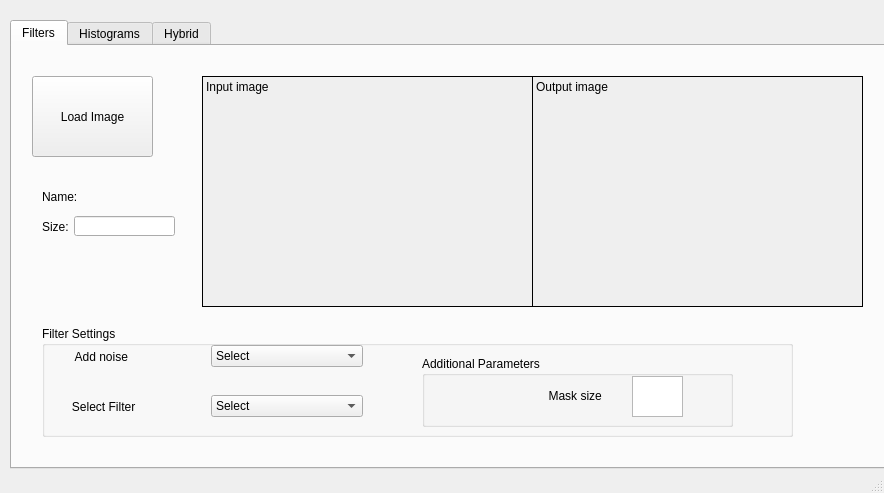
<?xml version="1.0" encoding="UTF-8"?>
<ui version="4.0">
 <class>MainWindow</class>
 <widget class="QMainWindow" name="MainWindow">
  <property name="geometry">
   <rect>
    <x>0</x>
    <y>0</y>
    <width>884</width>
    <height>493</height>
   </rect>
  </property>
  <property name="minimumSize">
   <size>
    <width>800</width>
    <height>0</height>
   </size>
  </property>
  <property name="windowTitle">
   <string>MainWindow</string>
  </property>
  <widget class="QWidget" name="centralwidget">
   <widget class="QTabWidget" name="tabWidget">
    <property name="enabled">
     <bool>true</bool>
    </property>
    <property name="geometry">
     <rect>
      <x>10</x>
      <y>20</y>
      <width>889</width>
      <height>449</height>
     </rect>
    </property>
    <property name="currentIndex">
     <number>0</number>
    </property>
    <widget class="QWidget" name="tab_filters">
     <attribute name="title">
      <string>Filters</string>
     </attribute>
     <widget class="QLabel" name="label_filters_input">
      <property name="geometry">
       <rect>
        <x>190</x>
        <y>30</y>
        <width>331</width>
        <height>231</height>
       </rect>
      </property>
      <property name="autoFillBackground">
       <bool>true</bool>
      </property>
      <property name="frameShape">
       <enum>QFrame::Box</enum>
      </property>
      <property name="text">
       <string>Input image</string>
      </property>
      <property name="scaledContents">
       <bool>true</bool>
      </property>
      <property name="alignment">
       <set>Qt::AlignLeading|Qt::AlignLeft|Qt::AlignTop</set>
      </property>
     </widget>
     <widget class="QLabel" name="label_filters_output">
      <property name="geometry">
       <rect>
        <x>520</x>
        <y>30</y>
        <width>331</width>
        <height>231</height>
       </rect>
      </property>
      <property name="autoFillBackground">
       <bool>true</bool>
      </property>
      <property name="frameShape">
       <enum>QFrame::Box</enum>
      </property>
      <property name="text">
       <string>Output image</string>
      </property>
      <property name="textFormat">
       <enum>Qt::PlainText</enum>
      </property>
      <property name="scaledContents">
       <bool>true</bool>
      </property>
      <property name="alignment">
       <set>Qt::AlignLeading|Qt::AlignLeft|Qt::AlignTop</set>
      </property>
     </widget>
     <widget class="QPushButton" name="pushButton_filters_load">
      <property name="geometry">
       <rect>
        <x>20</x>
        <y>30</y>
        <width>121</width>
        <height>81</height>
       </rect>
      </property>
      <property name="text">
       <string>Load Image</string>
      </property>
     </widget>
     <widget class="QLabel" name="label">
      <property name="geometry">
       <rect>
        <x>30</x>
        <y>140</y>
        <width>111</width>
        <height>21</height>
       </rect>
      </property>
      <property name="text">
       <string>Name:</string>
      </property>
     </widget>
     <widget class="QLabel" name="label_2">
      <property name="geometry">
       <rect>
        <x>30</x>
        <y>170</y>
        <width>71</width>
        <height>21</height>
       </rect>
      </property>
      <property name="text">
       <string>Size:</string>
      </property>
     </widget>
     <widget class="QGroupBox" name="groupBox">
      <property name="geometry">
       <rect>
        <x>30</x>
        <y>280</y>
        <width>751</width>
        <height>111</height>
       </rect>
      </property>
      <property name="title">
       <string>Filter Settings</string>
      </property>
      <widget class="QWidget" name="horizontalLayoutWidget">
       <property name="geometry">
        <rect>
         <x>10</x>
         <y>10</y>
         <width>311</width>
         <height>41</height>
        </rect>
       </property>
       <layout class="QHBoxLayout" name="horizontalLayout">
        <item>
         <widget class="QLabel" name="label_3">
          <property name="text">
           <string>       Add noise</string>
          </property>
         </widget>
        </item>
        <item>
         <widget class="QComboBox" name="comboBox">
          <property name="currentText">
           <string>Select</string>
          </property>
          <item>
           <property name="text">
            <string>Select</string>
           </property>
          </item>
          <item>
           <property name="text">
            <string>Gaussian</string>
           </property>
          </item>
          <item>
           <property name="text">
            <string>Uniform</string>
           </property>
          </item>
          <item>
           <property name="text">
            <string>Salt-papper</string>
           </property>
          </item>
         </widget>
        </item>
       </layout>
      </widget>
      <widget class="QGroupBox" name="groupBox_2">
       <property name="geometry">
        <rect>
         <x>380</x>
         <y>30</y>
         <width>311</width>
         <height>71</height>
        </rect>
       </property>
       <property name="title">
        <string>Additional Parameters</string>
       </property>
       <widget class="QLabel" name="label_5">
        <property name="geometry">
         <rect>
          <x>40</x>
          <y>20</y>
          <width>152</width>
          <height>39</height>
         </rect>
        </property>
        <property name="text">
         <string>                          Mask size</string>
        </property>
       </widget>
       <widget class="QTextEdit" name="textEdit">
        <property name="geometry">
         <rect>
          <x>210</x>
          <y>20</y>
          <width>51</width>
          <height>41</height>
         </rect>
        </property>
       </widget>
      </widget>
      <widget class="QWidget" name="horizontalLayoutWidget_2">
       <property name="geometry">
        <rect>
         <x>10</x>
         <y>60</y>
         <width>311</width>
         <height>41</height>
        </rect>
       </property>
       <layout class="QHBoxLayout" name="horizontalLayout_2">
        <item>
         <widget class="QLabel" name="label_4">
          <property name="text">
           <string>      Select Filter</string>
          </property>
         </widget>
        </item>
        <item>
         <widget class="QComboBox" name="comboBox_2">
          <property name="currentText">
           <string>Select</string>
          </property>
          <item>
           <property name="text">
            <string>Select</string>
           </property>
          </item>
          <item>
           <property name="text">
            <string>Gaussian</string>
           </property>
          </item>
          <item>
           <property name="text">
            <string>Mean</string>
           </property>
          </item>
          <item>
           <property name="text">
            <string>Median</string>
           </property>
          </item>
          <item>
           <property name="text">
            <string>Sobel</string>
           </property>
          </item>
          <item>
           <property name="text">
            <string>Roberts</string>
           </property>
          </item>
          <item>
           <property name="text">
            <string>Prewitt</string>
           </property>
          </item>
          <item>
           <property name="text">
            <string>Canny</string>
           </property>
          </item>
         </widget>
        </item>
       </layout>
      </widget>
     </widget>
     <widget class="QLineEdit" name="lineEdit_3">
      <property name="geometry">
       <rect>
        <x>62</x>
        <y>170</y>
        <width>101</width>
        <height>20</height>
       </rect>
      </property>
      <property name="text">
       <string/>
      </property>
     </widget>
    </widget>
    <widget class="QWidget" name="tab_histograms">
     <attribute name="title">
      <string>Histograms</string>
     </attribute>
     <widget class="QLabel" name="label_histograms_houtput">
      <property name="geometry">
       <rect>
        <x>450</x>
        <y>200</y>
        <width>261</width>
        <height>191</height>
       </rect>
      </property>
      <property name="frameShape">
       <enum>QFrame::Box</enum>
      </property>
      <property name="text">
       <string>Output Histogram</string>
      </property>
      <property name="textFormat">
       <enum>Qt::PlainText</enum>
      </property>
      <property name="alignment">
       <set>Qt::AlignLeading|Qt::AlignLeft|Qt::AlignTop</set>
      </property>
     </widget>
     <widget class="QPushButton" name="pushButton_histograms_load">
      <property name="geometry">
       <rect>
        <x>40</x>
        <y>20</y>
        <width>121</width>
        <height>81</height>
       </rect>
      </property>
      <property name="text">
       <string>Load image</string>
      </property>
     </widget>
     <widget class="QLabel" name="label_histograms_input">
      <property name="geometry">
       <rect>
        <x>200</x>
        <y>20</y>
        <width>241</width>
        <height>171</height>
       </rect>
      </property>
      <property name="frameShape">
       <enum>QFrame::Box</enum>
      </property>
      <property name="text">
       <string>Input image</string>
      </property>
      <property name="alignment">
       <set>Qt::AlignLeading|Qt::AlignLeft|Qt::AlignTop</set>
      </property>
     </widget>
     <widget class="QLabel" name="label_histograms_output">
      <property name="geometry">
       <rect>
        <x>450</x>
        <y>20</y>
        <width>261</width>
        <height>171</height>
       </rect>
      </property>
      <property name="frameShape">
       <enum>QFrame::Box</enum>
      </property>
      <property name="text">
       <string>Output image</string>
      </property>
      <property name="alignment">
       <set>Qt::AlignLeading|Qt::AlignLeft|Qt::AlignTop</set>
      </property>
     </widget>
     <widget class="QLabel" name="label_10">
      <property name="geometry">
       <rect>
        <x>50</x>
        <y>160</y>
        <width>71</width>
        <height>21</height>
       </rect>
      </property>
      <property name="text">
       <string>Size:</string>
      </property>
     </widget>
     <widget class="QLabel" name="label_11">
      <property name="geometry">
       <rect>
        <x>50</x>
        <y>130</y>
        <width>71</width>
        <height>21</height>
       </rect>
      </property>
      <property name="text">
       <string>Name:</string>
      </property>
     </widget>
     <widget class="QLabel" name="label_histograms_hinput">
      <property name="geometry">
       <rect>
        <x>200</x>
        <y>200</y>
        <width>241</width>
        <height>191</height>
       </rect>
      </property>
      <property name="frameShape">
       <enum>QFrame::Box</enum>
      </property>
      <property name="text">
       <string>Input Histogram</string>
      </property>
      <property name="textFormat">
       <enum>Qt::PlainText</enum>
      </property>
      <property name="alignment">
       <set>Qt::AlignLeading|Qt::AlignLeft|Qt::AlignTop</set>
      </property>
     </widget>
    </widget>
    <widget class="QWidget" name="tab_hybrid">
     <attribute name="title">
      <string>Hybrid</string>
     </attribute>
     <widget class="QLabel" name="label_histograms_input_2">
      <property name="geometry">
       <rect>
        <x>180</x>
        <y>20</y>
        <width>241</width>
        <height>171</height>
       </rect>
      </property>
      <property name="autoFillBackground">
       <bool>true</bool>
      </property>
      <property name="frameShape">
       <enum>QFrame::Box</enum>
      </property>
      <property name="text">
       <string>Input image A</string>
      </property>
      <property name="scaledContents">
       <bool>true</bool>
      </property>
      <property name="alignment">
       <set>Qt::AlignLeading|Qt::AlignLeft|Qt::AlignTop</set>
      </property>
     </widget>
     <widget class="QLabel" name="label_histograms_hinput_2">
      <property name="geometry">
       <rect>
        <x>180</x>
        <y>200</y>
        <width>241</width>
        <height>191</height>
       </rect>
      </property>
      <property name="autoFillBackground">
       <bool>true</bool>
      </property>
      <property name="frameShape">
       <enum>QFrame::Box</enum>
      </property>
      <property name="text">
       <string>Input image B</string>
      </property>
      <property name="textFormat">
       <enum>Qt::PlainText</enum>
      </property>
      <property name="scaledContents">
       <bool>true</bool>
      </property>
      <property name="alignment">
       <set>Qt::AlignLeading|Qt::AlignLeft|Qt::AlignTop</set>
      </property>
     </widget>
     <widget class="QLabel" name="label_histograms_output_2">
      <property name="geometry">
       <rect>
        <x>430</x>
        <y>20</y>
        <width>431</width>
        <height>371</height>
       </rect>
      </property>
      <property name="autoFillBackground">
       <bool>true</bool>
      </property>
      <property name="frameShape">
       <enum>QFrame::Box</enum>
      </property>
      <property name="text">
       <string>Output image</string>
      </property>
      <property name="scaledContents">
       <bool>true</bool>
      </property>
      <property name="alignment">
       <set>Qt::AlignLeading|Qt::AlignLeft|Qt::AlignTop</set>
      </property>
     </widget>
     <widget class="QLabel" name="label_12">
      <property name="geometry">
       <rect>
        <x>30</x>
        <y>110</y>
        <width>71</width>
        <height>21</height>
       </rect>
      </property>
      <property name="text">
       <string>Name:</string>
      </property>
     </widget>
     <widget class="QPushButton" name="pushButton_histograms_load_2">
      <property name="geometry">
       <rect>
        <x>20</x>
        <y>20</y>
        <width>121</width>
        <height>81</height>
       </rect>
      </property>
      <property name="text">
       <string>Load image A</string>
      </property>
     </widget>
     <widget class="QLabel" name="label_13">
      <property name="geometry">
       <rect>
        <x>30</x>
        <y>130</y>
        <width>71</width>
        <height>21</height>
       </rect>
      </property>
      <property name="text">
       <string>Size:</string>
      </property>
     </widget>
     <widget class="QLabel" name="label_14">
      <property name="geometry">
       <rect>
        <x>30</x>
        <y>310</y>
        <width>71</width>
        <height>21</height>
       </rect>
      </property>
      <property name="text">
       <string>Size:</string>
      </property>
     </widget>
     <widget class="QLabel" name="label_15">
      <property name="geometry">
       <rect>
        <x>30</x>
        <y>290</y>
        <width>71</width>
        <height>21</height>
       </rect>
      </property>
      <property name="text">
       <string>Name:</string>
      </property>
     </widget>
     <widget class="QPushButton" name="pushButton_histograms_load_3">
      <property name="geometry">
       <rect>
        <x>20</x>
        <y>200</y>
        <width>121</width>
        <height>81</height>
       </rect>
      </property>
      <property name="text">
       <string>Load image B</string>
      </property>
     </widget>
     <widget class="QPushButton" name="pushButton_histograms_load_4">
      <property name="geometry">
       <rect>
        <x>20</x>
        <y>350</y>
        <width>121</width>
        <height>41</height>
       </rect>
      </property>
      <property name="text">
       <string>Make Hybrid</string>
      </property>
     </widget>
     <widget class="QLineEdit" name="lineEdit">
      <property name="geometry">
       <rect>
        <x>60</x>
        <y>130</y>
        <width>113</width>
        <height>20</height>
       </rect>
      </property>
     </widget>
     <widget class="QLineEdit" name="lineEdit_2">
      <property name="geometry">
       <rect>
        <x>60</x>
        <y>310</y>
        <width>113</width>
        <height>20</height>
       </rect>
      </property>
     </widget>
    </widget>
   </widget>
  </widget>
  <widget class="QMenuBar" name="menubar">
   <property name="geometry">
    <rect>
     <x>0</x>
     <y>0</y>
     <width>884</width>
     <height>21</height>
    </rect>
   </property>
  </widget>
  <widget class="QStatusBar" name="statusbar"/>
 </widget>
 <resources/>
 <connections/>
</ui>
